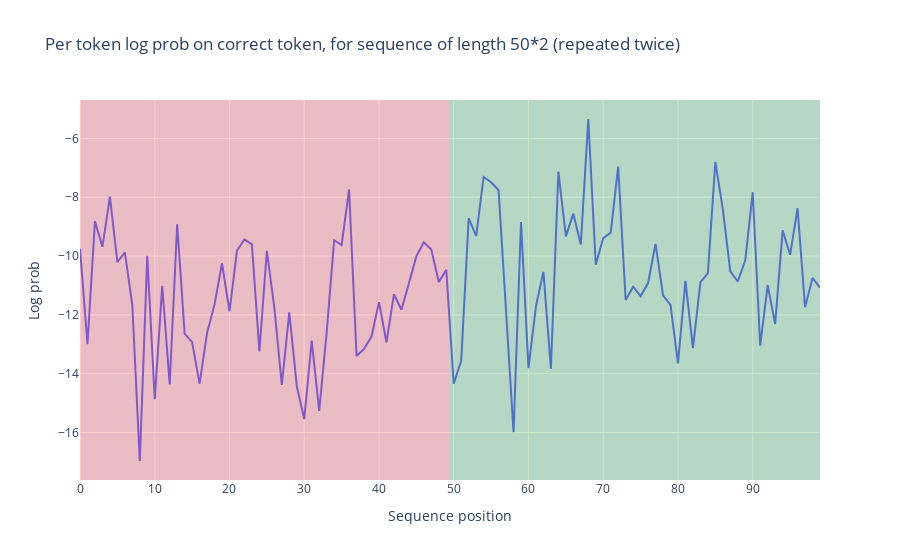

Notebook code cell kept with this figure:
### Markdown cell above
## Step 2: Run and cache model

### Code cell
def generate_fuzzy_tokens(
        model: HookedTransformer, 
        synonym_pairs: list[tuple[str, str]], 
        seq_len: int, 
        batch: int = 1
) -> Int[Tensor, "batch full_seq_len"]:
    """
    Generates a sequence of random tokens followed by their synonyms.
    Output is fuzzy_tokens: [batch, 1 + 2*seq_len]
    
    Args:
        model: The transformer model
        synonym_pairs: List of (word1, word2) tuples where words are pre-tokenized
        seq_len: Length of the sequence (before repeating with synonyms)
        batch: Batch size
    """
    # Start with BOS token
    prefix = (t.ones(batch, 1) * model.tokenizer.bos_token_id).long()
    
    # For each sequence in the batch
    all_sequences = []
    for b in range(batch):
        # Randomly sample seq_len pairs from synonym_pairs
        chosen_pairs = random.choices(synonym_pairs, k=seq_len)
        
        # First half: original words (directly tokenize the pre-formatted strings)
        first_half = [model.tokenizer.encode(pair[0], add_special_tokens=False)[0] for pair in chosen_pairs]
        # Second half: synonym words
        second_half = [model.tokenizer.encode(pair[1], add_special_tokens=False)[0] for pair in chosen_pairs]
        
        # Combine into one sequence
        sequence = first_half + second_half
        all_sequences.append(sequence)
    
    # Convert to tensor [batch, 2*seq_len]
    fuzzy_tokens = t.tensor(all_sequences).long()
    # Add prefix [batch, 1 + 2*seq_len]
    fuzzy_tokens = t.cat([prefix, fuzzy_tokens], dim=1)
    return fuzzy_tokens

def run_and_cache_model_fuzzy_tokens(
        model: HookedTransformer, 
        synonym_pairs: list[tuple[str, str]], 
        seq_len: int, 
        batch: int = 1
) -> tuple[Tensor, Tensor, ActivationCache]:
    """
    Generates a sequence of random tokens followed by their synonyms, and runs the model on it.
    
    Args:
        model: The transformer model
        synonym_pairs: List of (word1, word2) tuples where words are pre-tokenized
        seq_len: Length of the sequence (before repeating with synonyms)
        batch: Batch size
    
    Returns:
        fuzzy_tokens: [batch, 1+2*seq_len]
        fuzzy_logits: [batch, 1+2*seq_len, d_vocab]
        fuzzy_cache: The cache of the model run on fuzzy_tokens
    """
    tokens = generate_fuzzy_tokens(model, synonym_pairs, seq_len, batch).to(device)
    logits, cache = model.run_with_cache(tokens, return_type='logits')
    return tokens, logits, cache

# Example usage and testing:
def test_fuzzy_tokens(model, synonym_pairs, seq_len=5, batch=1):
    """Helper function to test and visualize the token generation"""
    tokens = generate_fuzzy_tokens(model, synonym_pairs, seq_len, batch)
    print("Generated sequence:")
    print(model.to_str_tokens(tokens[0]))  # Show first batch
    print("\nFirst half (original words):", model.to_str_tokens(tokens[0][1:seq_len+1]))
    print("Second half (synonyms):", model.to_str_tokens(tokens[0][seq_len+1:]))
    return tokens

# Main experiment:
seq_len = 50
batch = 1
(fuzzy_tokens, fuzzy_logits, fuzzy_cache) = run_and_cache_model_fuzzy_tokens(
    model, synonym_pairs, seq_len, batch
)
fuzzy_cache.remove_batch_dim()
fuzzy_str = model.to_str_tokens(fuzzy_tokens)
model.reset_hooks()
log_probs = get_log_probs(fuzzy_logits, fuzzy_tokens).squeeze()

print(f"Performance on the first half (original words): {log_probs[:seq_len].mean():.3f}")
print(f"Performance on the second half (synonyms): {log_probs[seq_len:].mean():.3f}")

plot_loss_difference(log_probs, fuzzy_str, seq_len)

### Figure 1 — Plotly figure (JSON) as saved in the notebook; plotly's stock layout.template omitted (floating-point values rounded to 4 significant figures)
{"data": [{"hovertemplate": "<b>%{hovertext}</b><br><br>variable=0<br>Sequence position=%{x}<br>Log prob=%{y}<extra></extra>", "hovertext": [" road", " hear", " medical", " fuel", " over", " must", " best", " list", " radiant", " renew", " forget", " excess", " gaze", " first", " burden", " motion", " male", " ruin", " quick", " dismiss", " great", " lift", " great", " period", " resolve", " mass", " origin", " inability", " result", " justice", " afraid", " retire", " educate", " scale", " late", " must", " obtain", " happen", " plant", " pale", " disability", " scream", " immediate", " certain", " rigid", " final", " paint", " mild", " guarantee", " defense", " route", " listen", " health", " energy", " above", " required", " optimal", " catalog", " brilliant", " restore", " overlook", " surplus", " look", " initial", " weight", " movement", " man", " destroy", " fast", " ignore", " outstanding", " raise", " outstanding", " duration", " settle", " quantity", " source", " weakness", " outcome", " fairness", " scared", " withdraw", " teach", " size", " delayed", " required", " acquire", " occur", " vegetation", " faint", " impairment", " shout", " instant", " definite", " firm", " ultimate", " color", " gentle", " assure", " shield"], "legendgroup": "0", "line": {"color": "#636efa", "dash": "solid"}, "marker": {"symbol": "circle"}, "mode": "lines", "name": "0", "orientation": "v", "showlegend": true, "type": "scatter", "x": [0, 1, 2, 3, 4, 5, 6, 7, 8, 9, 10, 11, 12, 13, 14, 15, 16, 17, 18, 19, 20, 21, 22, 23, 24, 25, 26, 27, 28, 29, 30, 31, 32, 33, 34, 35, 36, 37, 38, 39, 40, 41, 42, 43, 44, 45, 46, 47, 48, 49, 50, 51, 52, 53, 54, 55, 56, 57, 58, 59, 60, 61, 62, 63, 64, 65, 66, 67, 68, 69, 70, 71, 72, 73, 74, 75, 76, 77, 78, 79, 80, 81, 82, 83, 84, 85, 86, 87, 88, 89, 90, 91, 92, 93, 94, 95, 96, 97, 98, 99], "xaxis": "x", "y": [-9.749, -12.99, -8.815, -9.686, -7.981, -10.21, -9.876, -11.66, -16.97, -9.99, -14.87, -11.01, -14.36, -8.917, -12.64, -12.93, -14.35, -12.61, -11.64, -10.25, -11.88, -9.821, -9.43, -9.604, -13.24, -9.825, -11.75, -14.38, -11.91, -14.41, -15.54, -12.88, -15.27, -12.6, -9.461, -9.624, -7.736, -13.4, -13.16, -12.74, -11.57, -12.93, -11.3, -11.82, -10.93, -10.01, -9.535, -9.78, -10.88, -10.47, -14.34, -13.56, -8.712, -9.324, -7.311, -7.489, -7.761, -11.94, -15.99, -8.84, -13.81, -11.71, -10.54, -13.83, -7.128, -9.33, -8.558, -9.607, -5.339, -10.29, -9.388, -9.203, -6.957, -11.5, -11.04, -11.36, -10.92, -9.586, -11.34, -11.66, -13.65, -10.84, -13.13, -10.89, -10.58, -6.8, -8.414, -10.52, -10.87, -10.14, -7.828, -13.05, -10.99, -12.31, -9.127, -9.957, -8.375, -11.74, -10.74, -11.07], "yaxis": "y"}], "layout": {"hovermode": "x unified", "legend": {"title": {"text": "variable"}, "tracegroupgap": 0}, "shapes": [{"fillcolor": "red", "line": {"width": 0}, "opacity": 0.2, "type": "rect", "x0": 0, "x1": 49.5, "xref": "x", "y0": 0, "y1": 1, "yref": "y domain"}, {"fillcolor": "green", "line": {"width": 0}, "opacity": 0.2, "type": "rect", "x0": 49.5, "x1": 99, "xref": "x", "y0": 0, "y1": 1, "yref": "y domain"}], "showlegend": false, "title": {"text": "Per token log prob on correct token, for sequence of length 50*2 (repeated twice)"}, "xaxis": {"anchor": "y", "domain": [0, 1], "title": {"text": "Sequence position"}}, "yaxis": {"anchor": "x", "domain": [0, 1], "title": {"text": "Log prob"}}}}
